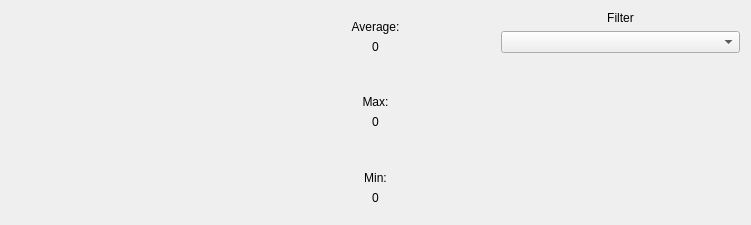
<?xml version="1.0" encoding="UTF-8"?>
<ui version="4.0">
 <class>ProfileWidget</class>
 <widget class="QWidget" name="ProfileWidget">
  <property name="geometry">
   <rect>
    <x>0</x>
    <y>0</y>
    <width>751</width>
    <height>225</height>
   </rect>
  </property>
  <property name="windowTitle">
   <string>Form</string>
  </property>
  <layout class="QHBoxLayout" name="horizontalLayout">
   <item>
    <widget class="QwtPlot" name="qwtPlot">
     <property name="minimumSize">
      <size>
       <width>0</width>
       <height>80</height>
      </size>
     </property>
    </widget>
   </item>
   <item>
    <widget class="QWidget" name="averageStatsWidget" native="true">
     <layout class="QVBoxLayout" name="verticalLayout_2">
      <item>
       <widget class="QLabel" name="averageLabel">
        <property name="text">
         <string>Average:</string>
        </property>
        <property name="alignment">
         <set>Qt::AlignCenter</set>
        </property>
       </widget>
      </item>
      <item>
       <widget class="QLabel" name="averageNumLabel">
        <property name="text">
         <string>0</string>
        </property>
        <property name="alignment">
         <set>Qt::AlignCenter</set>
        </property>
       </widget>
      </item>
      <item>
       <spacer name="verticalSpacer_3">
        <property name="orientation">
         <enum>Qt::Vertical</enum>
        </property>
        <property name="sizeHint" stdset="0">
         <size>
          <width>20</width>
          <height>40</height>
         </size>
        </property>
       </spacer>
      </item>
      <item>
       <widget class="QLabel" name="maxLabel">
        <property name="text">
         <string>Max:</string>
        </property>
        <property name="alignment">
         <set>Qt::AlignCenter</set>
        </property>
       </widget>
      </item>
      <item>
       <widget class="QLabel" name="maxNumLabel">
        <property name="text">
         <string>0</string>
        </property>
        <property name="alignment">
         <set>Qt::AlignCenter</set>
        </property>
       </widget>
      </item>
      <item>
       <spacer name="verticalSpacer_2">
        <property name="orientation">
         <enum>Qt::Vertical</enum>
        </property>
        <property name="sizeHint" stdset="0">
         <size>
          <width>20</width>
          <height>40</height>
         </size>
        </property>
       </spacer>
      </item>
      <item>
       <widget class="QLabel" name="minLabel">
        <property name="text">
         <string>Min:</string>
        </property>
        <property name="alignment">
         <set>Qt::AlignCenter</set>
        </property>
       </widget>
      </item>
      <item>
       <widget class="QLabel" name="minNumLabel">
        <property name="text">
         <string>0</string>
        </property>
        <property name="alignment">
         <set>Qt::AlignCenter</set>
        </property>
       </widget>
      </item>
     </layout>
    </widget>
   </item>
   <item>
    <layout class="QVBoxLayout" name="verticalLayout">
     <item>
      <widget class="QLabel" name="label_2">
       <property name="text">
        <string>Filter</string>
       </property>
       <property name="alignment">
        <set>Qt::AlignCenter</set>
       </property>
      </widget>
     </item>
     <item>
      <widget class="QComboBox" name="shProgComboBox"/>
     </item>
     <item>
      <spacer name="verticalSpacer">
       <property name="orientation">
        <enum>Qt::Vertical</enum>
       </property>
       <property name="sizeHint" stdset="0">
        <size>
         <width>20</width>
         <height>40</height>
        </size>
       </property>
      </spacer>
     </item>
    </layout>
   </item>
  </layout>
 </widget>
 <customwidgets>
  <customwidget>
   <class>QwtPlot</class>
   <extends>QFrame</extends>
   <header>qwt_plot.h</header>
  </customwidget>
 </customwidgets>
 <resources/>
 <connections/>
</ui>
